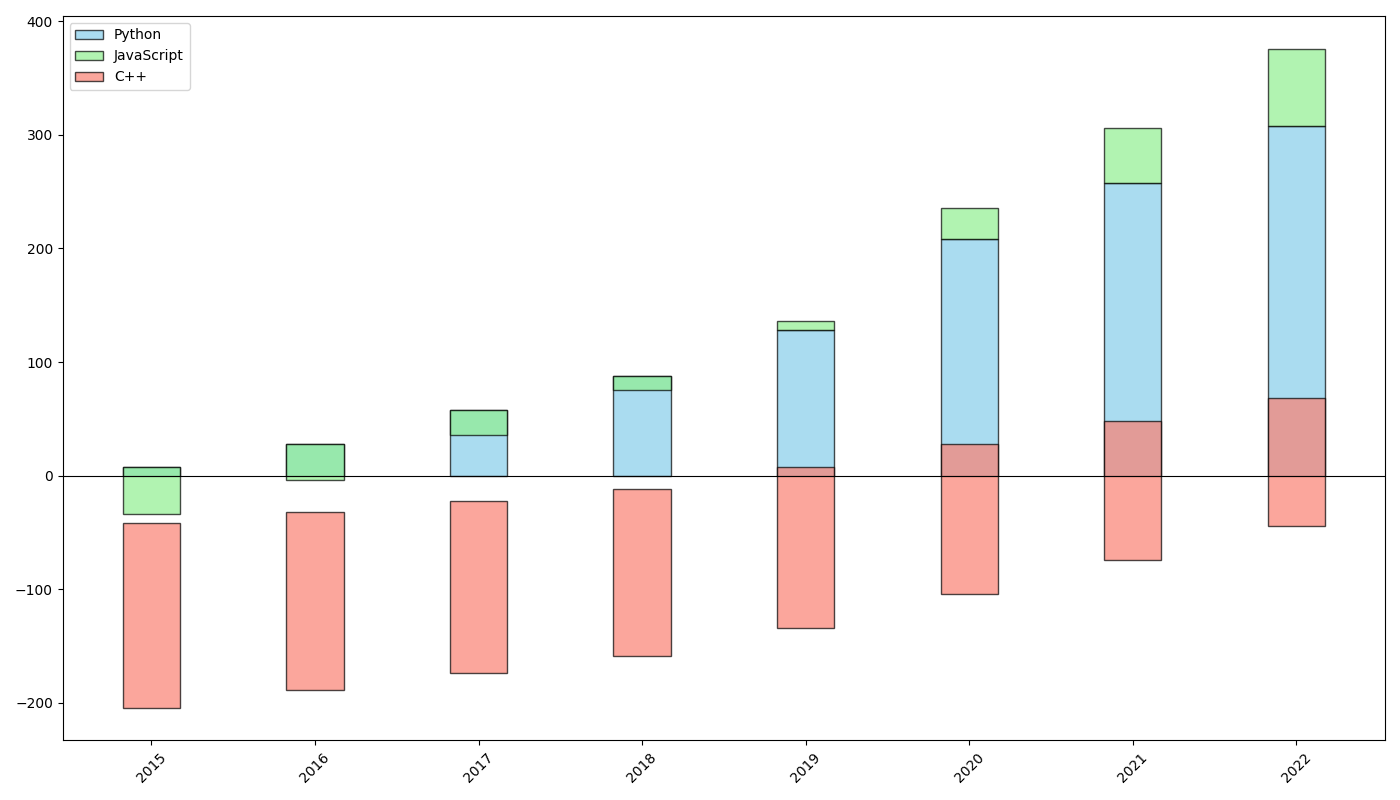

Source code (Python):
import matplotlib.pyplot as plt
import numpy as np

years = np.array(['2015', '2016', '2017', '2018', '2019', '2020', '2021', '2022'])
languages = ['Python', 'JavaScript', 'C++']
participants = np.array([
    [200, 150, 30],
    [220, 160, 35],
    [250, 170, 40],
    [280, 180, 45],
    [320, 200, 50],
    [400, 220, 60],
    [450, 240, 70],
    [500, 260, 80],
])

mean_participants = np.mean(participants)
participants_delta = participants - mean_participants

fig, ax = plt.subplots(figsize=(14, 8))
bar_width = 0.35
x = np.arange(len(years))

# Define new colors for the bars
colors = ['skyblue', 'lightgreen', 'salmon']

for i, language in enumerate(languages):
    ax.bar(x, participants_delta[:, i], width=bar_width, label=language, alpha=0.7, edgecolor='black', 
           color=colors[i], align='center', bottom=participants_delta[:, i - 1] if i != 0 else 0)

ax.set_xticks(x)
ax.set_xticklabels(years, rotation=45)
ax.axhline(0, color='black', linewidth=0.8)

ax.legend()
plt.tight_layout()
plt.show()
